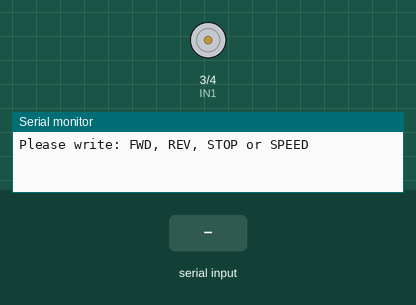
Recording of a sketch running on a simulated Arduino Uno, built with avr-gcc and run on an emulated ATmega328P. Parts: motor-driver pin pairs drawn as motors (green arrow = first pin HIGH = forward, orange = second pin HIGH = backward, longer = more drive, scaled by the enable pin), the last lines printed to the serial monitor. Inputs (shaded band) come from the test bench.

Above: at 1.2 s.
1.3 s: "FWD" received over Serial
3.8 s: "REV" received over Serial
6.3 s: "SPEED" received over Serial
8.8 s: "90,45\n" received over Serial
At 9.6 s:
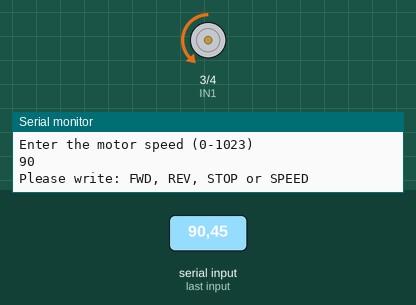
10.3 s: "STOP" received over Serial
At 12.5 s:
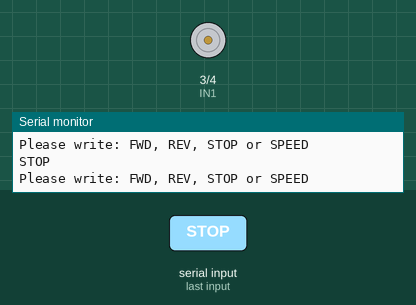
12.8 s: "FWD" received over Serial
At 14.5 s:
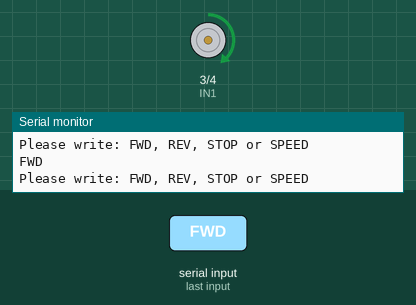
Timing chart, 0 to 16.0 s (numbered marks = the images above; inputs shaded):
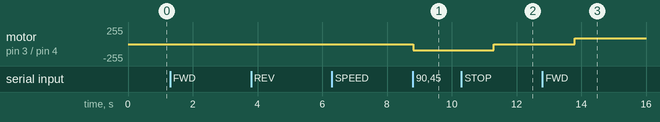

Measured:
- after the input at 8.8 s, motor on pin 3 (IN1) / pin 4 (IN2): stopped → backward 90/255 at once
- after the input at 10.3 s, motor on pin 3 (IN1) / pin 4 (IN2): backward 90/255 → stopped after 1.0 s
- after the input at 12.8 s, motor on pin 3 (IN1) / pin 4 (IN2): stopped → forward 90/255 after 1.0 s

The sketch:

bidirectional.ino
```cpp
int value = 0;

void setup() {
  // put your setup code here, to run once:
  Serial.begin(9600);
  pinMode(5, OUTPUT); //EN
  pinMode(3, OUTPUT); //IN1
  pinMode(4, OUTPUT); //IN2


}

void loop() {

  Serial.println("Please write: FWD, REV, STOP or SPEED");


  // put your main code here, to run repeatedly:
  while(Serial.available()==0); //Stop the code while there is no new message from pc
  String prompt = Serial.readString();


  prompt.trim(); //remove non user input
  prompt.toUpperCase(); //Make entire input upper case

  Serial.println(prompt);

  if (prompt == "SPEED"){
    Serial.println("Enter the motor speed (0-1023)");
    while(Serial.available()==0);
    int value = Serial.parseInt(); //Take integer from serial connection
    Serial.println(value);
    analogWrite(5, value);

  }

  if (prompt == "FWD"){
    digitalWrite(3, HIGH);
    digitalWrite(4, LOW);
  }
  if (prompt == "REV"){
    digitalWrite(3, LOW);
    digitalWrite(4, HIGH);
  }
  if (prompt == "STOP"){
    digitalWrite(3, LOW);
    digitalWrite(4, LOW);
  }
}
```
